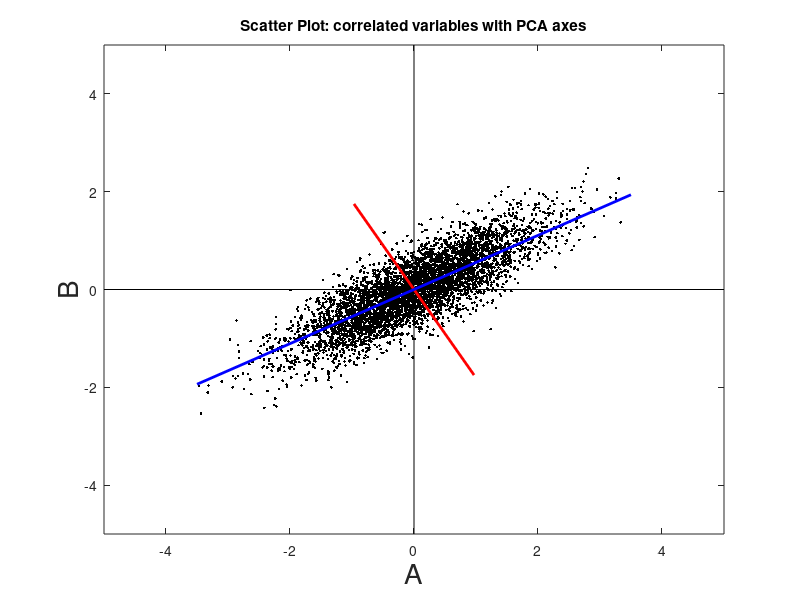

MATLAB code to generate this figure:
clc; clear all; 

% Scatterplot example
% 2 variables with some correlation
N=5000;
X=normrnd(0,1,1,N); 
A=X-mean(X);
Y=(0.4*normrnd(0,1,1,N))+(0.6*X); 
B=Y-mean(Y);
figure(1)
plot(A,B,'k.'); hold on; %scatterplot
plot([-5 5],[0 0],'k');
plot([0 0],[-5 5],'k');
axis([-5 5 -5 5]);
title('Scatter Plot: correlated variables with PCA axes');
xlabel('A','fontsize',20); ylabel('B','fontsize',20);
Z=[A; B]; %data matrix: 2 rows of N values
%print covariance matrix
Sz=cov(Z'); %covariance matrix

% minimizing the distance error in PCA
theta = 0.5*atan2(2*Sz(1,2),(Sz(1,1)^2-Sz(2,2)^2));
V = [-sin(theta); cos(theta)];
U = [cos(theta); sin(theta)];

plot([-2*V(1) 2*V(1)],[-2*V(2) 2*V(2)], 'r','linewidth',2)
plot([-4*U(1) 4*U(1)],[-4*U(2) 4*U(2)], 'b','linewidth',2)

print -dpng PCA_result